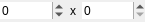
<?xml version="1.0" encoding="UTF-8"?>
<ui version="4.0">
 <class>GammaRay::PropertyIntPairEditor</class>
 <widget class="QWidget" name="GammaRay::PropertyIntPairEditor">
  <property name="geometry">
   <rect>
    <x>0</x>
    <y>0</y>
    <width>145</width>
    <height>22</height>
   </rect>
  </property>
  <property name="windowTitle">
   <string>Form</string>
  </property>
  <layout class="QHBoxLayout" name="horizontalLayout" stretch="1,0,1">
   <property name="margin">
    <number>0</number>
   </property>
   <item>
    <widget class="QSpinBox" name="xBox">
     <property name="frame">
      <bool>false</bool>
     </property>
     <property name="minimum">
      <number>-99999</number>
     </property>
     <property name="maximum">
      <number>99999</number>
     </property>
    </widget>
   </item>
   <item>
    <widget class="QLabel" name="label">
     <property name="text">
      <string>x</string>
     </property>
     <property name="alignment">
      <set>Qt::AlignCenter</set>
     </property>
    </widget>
   </item>
   <item>
    <widget class="QSpinBox" name="yBox">
     <property name="frame">
      <bool>false</bool>
     </property>
    </widget>
   </item>
  </layout>
 </widget>
 <resources/>
 <connections/>
</ui>
